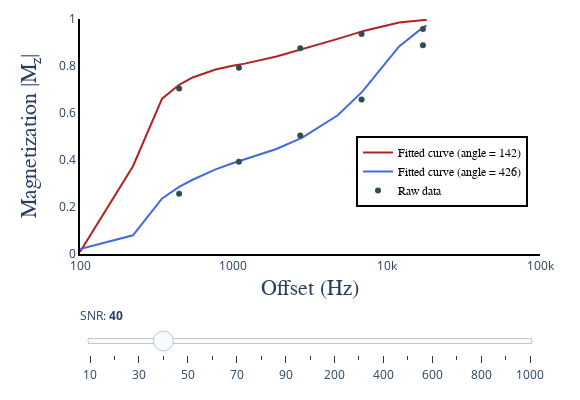

Notebook code for this chart:
### Code cell
# PYTHON CODE

init_notebook_mode(connected=True)

dataSim1 = [dict(
        visible = False,
        x = dataSim_SNR[:,0,0],
        y = dataSim_SNR[:,1,ii],
        line = dict(color = "firebrick"),
        name = 'Fitted curve (angle = 142)',
        hovertemplate = 'Fitted curve (angle = 142)<br>M<sub>z</sub> = %{y}<br>Offset = %{x} Hz<extra></extra>') for ii in range(len(SNR))]

dataSim1[3]['visible'] = True

dataSim2 = [dict(
        visible = False,
        x = dataSim_SNR[:,0,0],
        y = dataSim_SNR[:,2,ii],
        line = dict(color = "royalblue"),
        name = 'Fitted curve (angle = 426)',
        hovertemplate = 'Fitted curve (angle = 426)<br>M<sub>z</sub> = %{y}<br>Offset = %{x} Hz<extra></extra>') for ii in range(len(SNR))]

dataSim2[3]['visible'] = True

dataRaw = [dict(
        visible = False,
        mode = 'markers',
        marker = dict(color = "darkslategray"),
        x = dataRaw_SNR[:,0,0],
        y = dataRaw_SNR[:,1,ii],
        name = 'Raw data',
        hovertemplate = 'Raw data<br>M<sub>z</sub> = %{y}<br>Offset = %{x} Hz<extra></extra>') for ii in range(len(SNR))]

dataRaw[3]['visible'] = True

data = dataSim1 + dataSim2 + dataRaw

steps = []
for i in range(len(SNR)):
    step = dict(
        method = 'restyle',  
        args = ['visible', [False] * len(dataSim1)],
        label = str(SNR[i])
    )
    step['args'][1][i] = True # Toggle i'th trace to "visible"
    steps.append(step)

sliders = [dict(
    x = 0,
    y = -0.0,
    active = 3,
    currentvalue = {"prefix": "SNR: <b>"},
    pad = {"t": 50, "b": 10},
    steps = steps
)]

layout = go.Layout(
    plot_bgcolor='rgba(0,0,0,0)',
    width=580,
    height=400,
    margin=go.layout.Margin(
        l=80,
        r=40,
        b=60,
        t=10,
    ),
    annotations=[
        dict(
            x=0.5004254919715793,
            y=-0.2,
            showarrow=False,
            text='Offset (Hz)',
            font=dict(
                family='Times New Roman',
                size=22
            ),
            xref='paper',
            yref='paper'
        ),
        dict(
            x=-0.14,
            y=0.5,
            showarrow=False,
            text='Magnetization |M<sub>z</sub>|',
            font=dict(
                family='Times New Roman',
                size=22
            ),
            textangle=-90,
            xref='paper',
            yref='paper'
        ),
    ],
    xaxis=dict(
        autorange=False,
        type="log",
        range=[2, 5],
        dtick=1,
        showgrid=False,
        linecolor='black',
        linewidth=2
    ),
    yaxis=dict(
        autorange=False,
        range=[0, 1],
        showgrid=False,
        linecolor='black',
        linewidth=2
    ),
    legend=dict(
        x=0.6,
        y=0.2,
        traceorder='normal',
        font=dict(
            family='Times New Roman',
            size=12,
            color='#000'
        ),
        bordercolor='#000000',
        borderwidth=2
    ), 
    sliders=sliders
)

fig = dict(data=data, layout=layout)

iplot(fig, filename = 'basic-line', config = config)
hide_toggle()

### Figure 1 — Plotly figure (JSON) as saved in the notebook; plotly's stock layout.template omitted (floating-point values rounded to 4 significant figures)
{"data": [{"hovertemplate": "Fitted curve (angle = 142)<br>M<sub>z</sub> = %{y}<br>Offset = %{x} Hz<extra></extra>", "line": {"color": "firebrick"}, "name": "Fitted curve (angle = 142)", "type": "scatter", "visible": false, "x": [100, 221.5, 343, 443, 543, 765.5, 988, 1088, 1188, 1910, 2632, 2732, 2832, 4797, 6762, 6862, 6962, 12050.0, 17135, 17235, 17335, 18235], "y": [0.008814, 0.3734, 0.6611, 0.72, 0.7513, 0.7849, 0.8009, 0.8059, 0.8102, 0.8402, 0.8655, 0.8684, 0.8713, 0.9154, 0.9451, 0.9464, 0.9476, 0.9851, 0.9958, 0.9959, 0.996, 0.9968]}, {"hovertemplate": "Fitted curve (angle = 142)<br>M<sub>z</sub> = %{y}<br>Offset = %{x} Hz<extra></extra>", "line": {"color": "firebrick"}, "name": "Fitted curve (angle = 142)", "type": "scatter", "visible": false, "x": [100, 221.5, 343, 443, 543, 765.5, 988, 1088, 1188, 1910, 2632, 2732, 2832, 4797, 6762, 6862, 6962, 12050.0, 17135, 17235, 17335, 18235], "y": [0.008814, 0.3734, 0.6611, 0.72, 0.7513, 0.7849, 0.8009, 0.8059, 0.8102, 0.8402, 0.8655, 0.8684, 0.8713, 0.9154, 0.9451, 0.9464, 0.9476, 0.9851, 0.9958, 0.9959, 0.996, 0.9968]}, {"hovertemplate": "Fitted curve (angle = 142)<br>M<sub>z</sub> = %{y}<br>Offset = %{x} Hz<extra></extra>", "line": {"color": "firebrick"}, "name": "Fitted curve (angle = 142)", "type": "scatter", "visible": false, "x": [100, 221.5, 343, 443, 543, 765.5, 988, 1088, 1188, 1910, 2632, 2732, 2832, 4797, 6762, 6862, 6962, 12050.0, 17135, 17235, 17335, 18235], "y": [0.008814, 0.3734, 0.6611, 0.72, 0.7513, 0.7849, 0.8009, 0.8059, 0.8102, 0.8402, 0.8655, 0.8684, 0.8713, 0.9154, 0.9451, 0.9464, 0.9476, 0.9851, 0.9958, 0.9959, 0.996, 0.9968]}, {"hovertemplate": "Fitted curve (angle = 142)<br>M<sub>z</sub> = %{y}<br>Offset = %{x} Hz<extra></extra>", "line": {"color": "firebrick"}, "name": "Fitted curve (angle = 142)", "type": "scatter", "visible": true, "x": [100, 221.5, 343, 443, 543, 765.5, 988, 1088, 1188, 1910, 2632, 2732, 2832, 4797, 6762, 6862, 6962, 12050.0, 17135, 17235, 17335, 18235], "y": [0.008814, 0.3734, 0.6611, 0.72, 0.7513, 0.7849, 0.8009, 0.8059, 0.8102, 0.8402, 0.8655, 0.8684, 0.8713, 0.9154, 0.9451, 0.9464, 0.9476, 0.9851, 0.9958, 0.9959, 0.996, 0.9968]}, {"hovertemplate": "Fitted curve (angle = 142)<br>M<sub>z</sub> = %{y}<br>Offset = %{x} Hz<extra></extra>", "line": {"color": "firebrick"}, "name": "Fitted curve (angle = 142)", "type": "scatter", "visible": false, "x": [100, 221.5, 343, 443, 543, 765.5, 988, 1088, 1188, 1910, 2632, 2732, 2832, 4797, 6762, 6862, 6962, 12050.0, 17135, 17235, 17335, 18235], "y": [0.008814, 0.3734, 0.6611, 0.72, 0.7513, 0.7849, 0.8009, 0.8059, 0.8102, 0.8402, 0.8655, 0.8684, 0.8713, 0.9154, 0.9451, 0.9464, 0.9476, 0.9851, 0.9958, 0.9959, 0.996, 0.9968]}, {"hovertemplate": "Fitted curve (angle = 142)<br>M<sub>z</sub> = %{y}<br>Offset = %{x} Hz<extra></extra>", "line": {"color": "firebrick"}, "name": "Fitted curve (angle = 142)", "type": "scatter", "visible": false, "x": [100, 221.5, 343, 443, 543, 765.5, 988, 1088, 1188, 1910, 2632, 2732, 2832, 4797, 6762, 6862, 6962, 12050.0, 17135, 17235, 17335, 18235], "y": [0.008814, 0.3734, 0.6611, 0.72, 0.7513, 0.7849, 0.8009, 0.8059, 0.8102, 0.8402, 0.8655, 0.8684, 0.8713, 0.9154, 0.9451, 0.9464, 0.9476, 0.9851, 0.9958, 0.9959, 0.996, 0.9968]}, {"hovertemplate": "Fitted curve (angle = 142)<br>M<sub>z</sub> = %{y}<br>Offset = %{x} Hz<extra></extra>", "line": {"color": "firebrick"}, "name": "Fitted curve (angle = 142)", "type": "scatter", "visible": false, "x": [100, 221.5, 343, 443, 543, 765.5, 988, 1088, 1188, 1910, 2632, 2732, 2832, 4797, 6762, 6862, 6962, 12050.0, 17135, 17235, 17335, 18235], "y": [0.008814, 0.3734, 0.6611, 0.72, 0.7513, 0.7849, 0.8009, 0.8059, 0.8102, 0.8402, 0.8655, 0.8684, 0.8713, 0.9154, 0.9451, 0.9464, 0.9476, 0.9851, 0.9958, 0.9959, 0.996, 0.9968]}, {"hovertemplate": "Fitted curve (angle = 142)<br>M<sub>z</sub> = %{y}<br>Offset = %{x} Hz<extra></extra>", "line": {"color": "firebrick"}, "name": "Fitted curve (angle = 142)", "type": "scatter", "visible": false, "x": [100, 221.5, 343, 443, 543, 765.5, 988, 1088, 1188, 1910, 2632, 2732, 2832, 4797, 6762, 6862, 6962, 12050.0, 17135, 17235, 17335, 18235], "y": [0.008814, 0.3734, 0.6611, 0.72, 0.7513, 0.7849, 0.8009, 0.8059, 0.8102, 0.8402, 0.8655, 0.8684, 0.8713, 0.9154, 0.9451, 0.9464, 0.9476, 0.9851, 0.9958, 0.9959, 0.996, 0.9968]}, {"hovertemplate": "Fitted curve (angle = 142)<br>M<sub>z</sub> = %{y}<br>Offset = %{x} Hz<extra></extra>", "line": {"color": "firebrick"}, "name": "Fitted curve (angle = 142)", "type": "scatter", "visible": false, "x": [100, 221.5, 343, 443, 543, 765.5, 988, 1088, 1188, 1910, 2632, 2732, 2832, 4797, 6762, 6862, 6962, 12050.0, 17135, 17235, 17335, 18235], "y": [0.008814, 0.3734, 0.6611, 0.72, 0.7513, 0.7849, 0.8009, 0.8059, 0.8102, 0.8402, 0.8655, 0.8684, 0.8713, 0.9154, 0.9451, 0.9464, 0.9476, 0.9851, 0.9958, 0.9959, 0.996, 0.9968]}, {"hovertemplate": "Fitted curve (angle = 142)<br>M<sub>z</sub> = %{y}<br>Offset = %{x} Hz<extra></extra>", "line": {"color": "firebrick"}, "name": "Fitted curve (angle = 142)", "type": "scatter", "visible": false, "x": [100, 221.5, 343, 443, 543, 765.5, 988, 1088, 1188, 1910, 2632, 2732, 2832, 4797, 6762, 6862, 6962, 12050.0, 17135, 17235, 17335, 18235], "y": [0.008814, 0.3734, 0.6611, 0.72, 0.7513, 0.7849, 0.8009, 0.8059, 0.8102, 0.8402, 0.8655, 0.8684, 0.8713, 0.9154, 0.9451, 0.9464, 0.9476, 0.9851, 0.9958, 0.9959, 0.996, 0.9968]}, {"hovertemplate": "Fitted curve (angle = 142)<br>M<sub>z</sub> = %{y}<br>Offset = %{x} Hz<extra></extra>", "line": {"color": "firebrick"}, "name": "Fitted curve (angle = 142)", "type": "scatter", "visible": false, "x": [100, 221.5, 343, 443, 543, 765.5, 988, 1088, 1188, 1910, 2632, 2732, 2832, 4797, 6762, 6862, 6962, 12050.0, 17135, 17235, 17335, 18235], "y": [0.008814, 0.3734, 0.6611, 0.72, 0.7513, 0.7849, 0.8009, 0.8059, 0.8102, 0.8402, 0.8655, 0.8684, 0.8713, 0.9154, 0.9451, 0.9464, 0.9476, 0.9851, 0.9958, 0.9959, 0.996, 0.9968]}, {"hovertemplate": "Fitted curve (angle = 142)<br>M<sub>z</sub> = %{y}<br>Offset = %{x} Hz<extra></extra>", "line": {"color": "firebrick"}, "name": "Fitted curve (angle = 142)", "type": "scatter", "visible": false, "x": [100, 221.5, 343, 443, 543, 765.5, 988, 1088, 1188, 1910, 2632, 2732, 2832, 4797, 6762, 6862, 6962, 12050.0, 17135, 17235, 17335, 18235], "y": [0.008814, 0.3734, 0.6611, 0.72, 0.7513, 0.7849, 0.8009, 0.8059, 0.8102, 0.8402, 0.8655, 0.8684, 0.8713, 0.9154, 0.9451, 0.9464, 0.9476, 0.9851, 0.9958, 0.9959, 0.996, 0.9968]}, {"hovertemplate": "Fitted curve (angle = 142)<br>M<sub>z</sub> = %{y}<br>Offset = %{x} Hz<extra></extra>", "line": {"color": "firebrick"}, "name": "Fitted curve (angle = 142)", "type": "scatter", "visible": false, "x": [100, 221.5, 343, 443, 543, 765.5, 988, 1088, 1188, 1910, 2632, 2732, 2832, 4797, 6762, 6862, 6962, 12050.0, 17135, 17235, 17335, 18235], "y": [0.008814, 0.3734, 0.6611, 0.72, 0.7513, 0.7849, 0.8009, 0.8059, 0.8102, 0.8402, 0.8655, 0.8684, 0.8713, 0.9154, 0.9451, 0.9464, 0.9476, 0.9851, 0.9958, 0.9959, 0.996, 0.9968]}, {"hovertemplate": "Fitted curve (angle = 142)<br>M<sub>z</sub> = %{y}<br>Offset = %{x} Hz<extra></extra>", "line": {"color": "firebrick"}, "name": "Fitted curve (angle = 142)", "type": "scatter", "visible": false, "x": [100, 221.5, 343, 443, 543, 765.5, 988, 1088, 1188, 1910, 2632, 2732, 2832, 4797, 6762, 6862, 6962, 12050.0, 17135, 17235, 17335, 18235], "y": [0.008814, 0.3734, 0.6611, 0.72, 0.7513, 0.7849, 0.8009, 0.8059, 0.8102, 0.8402, 0.8655, 0.8684, 0.8713, 0.9154, 0.9451, 0.9464, 0.9476, 0.9851, 0.9958, 0.9959, 0.996, 0.9968]}, {"hovertemplate": "Fitted curve (angle = 142)<br>M<sub>z</sub> = %{y}<br>Offset = %{x} Hz<extra></extra>", "line": {"color": "firebrick"}, "name": "Fitted curve (angle = 142)", "type": "scatter", "visible": false, "x": [100, 221.5, 343, 443, 543, 765.5, 988, 1088, 1188, 1910, 2632, 2732, 2832, 4797, 6762, 6862, 6962, 12050.0, 17135, 17235, 17335, 18235], "y": [0.008814, 0.3734, 0.6611, 0.72, 0.7513, 0.7849, 0.8009, 0.8059, 0.8102, 0.8402, 0.8655, 0.8684, 0.8713, 0.9154, 0.9451, 0.9464, 0.9476, 0.9851, 0.9958, 0.9959, 0.996, 0.9968]}, {"hovertemplate": "Fitted curve (angle = 142)<br>M<sub>z</sub> = %{y}<br>Offset = %{x} Hz<extra></extra>", "line": {"color": "firebrick"}, "name": "Fitted curve (angle = 142)", "type": "scatter", "visible": false, "x": [100, 221.5, 343, 443, 543, 765.5, 988, 1088, 1188, 1910, 2632, 2732, 2832, 4797, 6762, 6862, 6962, 12050.0, 17135, 17235, 17335, 18235], "y": [0.008814, 0.3734, 0.6611, 0.72, 0.7513, 0.7849, 0.8009, 0.8059, 0.8102, 0.8402, 0.8655, 0.8684, 0.8713, 0.9154, 0.9451, 0.9464, 0.9476, 0.9851, 0.9958, 0.9959, 0.996, 0.9968]}, {"hovertemplate": "Fitted curve (angle = 142)<br>M<sub>z</sub> = %{y}<br>Offset = %{x} Hz<extra></extra>", "line": {"color": "firebrick"}, "name": "Fitted curve (angle = 142)", "type": "scatter", "visible": false, "x": [100, 221.5, 343, 443, 543, 765.5, 988, 1088, 1188, 1910, 2632, 2732, 2832, 4797, 6762, 6862, 6962, 12050.0, 17135, 17235, 17335, 18235], "y": [0.008814, 0.3734, 0.6611, 0.72, 0.7513, 0.7849, 0.8009, 0.8059, 0.8102, 0.8402, 0.8655, 0.8684, 0.8713, 0.9154, 0.9451, 0.9464, 0.9476, 0.9851, 0.9958, 0.9959, 0.996, 0.9968]}, {"hovertemplate": "Fitted curve (angle = 142)<br>M<sub>z</sub> = %{y}<br>Offset = %{x} Hz<extra></extra>", "line": {"color": "firebrick"}, "name": "Fitted curve (angle = 142)", "type": "scatter", "visible": false, "x": [100, 221.5, 343, 443, 543, 765.5, 988, 1088, 1188, 1910, 2632, 2732, 2832, 4797, 6762, 6862, 6962, 12050.0, 17135, 17235, 17335, 18235], "y": [0.008814, 0.3734, 0.6611, 0.72, 0.7513, 0.7849, 0.8009, 0.8059, 0.8102, 0.8402, 0.8655, 0.8684, 0.8713, 0.9154, 0.9451, 0.9464, 0.9476, 0.9851, 0.9958, 0.9959, 0.996, 0.9968]}, {"hovertemplate": "Fitted curve (angle = 142)<br>M<sub>z</sub> = %{y}<br>Offset = %{x} Hz<extra></extra>", "line": {"color": "firebrick"}, "name": "Fitted curve (angle = 142)", "type": "scatter", "visible": false, "x": [100, 221.5, 343, 443, 543, 765.5, 988, 1088, 1188, 1910, 2632, 2732, 2832, 4797, 6762, 6862, 6962, 12050.0, 17135, 17235, 17335, 18235], "y": [0.008814, 0.3734, 0.6611, 0.72, 0.7513, 0.7849, 0.8009, 0.8059, 0.8102, 0.8402, 0.8655, 0.8684, 0.8713, 0.9154, 0.9451, 0.9464, 0.9476, 0.9851, 0.9958, 0.9959, 0.996, 0.9968]}, {"hovertemplate": "Fitted curve (angle = 426)<br>M<sub>z</sub> = %{y}<br>Offset = %{x} Hz<extra></extra>", "line": {"color": "royalblue"}, "name": "Fitted curve (angle = 426)", "type": "scatter", "visible": false, "x": [100, 221.5, 343, 443, 543, 765.5, 988, 1088, 1188, 1910, 2632, 2732, 2832, 4797, 6762, 6862, 6962, 12050.0, 17135, 17235, 17335, 18235], "y": [0.02073, 0.07952, 0.2364, 0.2857, 0.316, 0.3602, 0.3862, 0.3947, 0.4019, 0.4468, 0.4863, 0.4914, 0.4964, 0.5905, 0.6828, 0.6875, 0.6921, 0.8832, 0.9638, 0.9647, 0.9655, 0.9718]}, {"hovertemplate": "Fitted curve (angle = 426)<br>M<sub>z</sub> = %{y}<br>Offset = %{x} Hz<extra></extra>", "line": {"color": "royalblue"}, "name": "Fitted curve (angle = 426)", "type": "scatter", "visible": false, "x": [100, 221.5, 343, 443, 543, 765.5, 988, 1088, 1188, 1910, 2632, 2732, 2832, 4797, 6762, 6862, 6962, 12050.0, 17135, 17235, 17335, 18235], "y": [0.02073, 0.07952, 0.2364, 0.2857, 0.316, 0.3602, 0.3862, 0.3947, 0.4019, 0.4468, 0.4863, 0.4914, 0.4964, 0.5905, 0.6828, 0.6875, 0.6921, 0.8832, 0.9638, 0.9647, 0.9655, 0.9718]}, {"hovertemplate": "Fitted curve (angle = 426)<br>M<sub>z</sub> = %{y}<br>Offset = %{x} Hz<extra></extra>", "line": {"color": "royalblue"}, "name": "Fitted curve (angle = 426)", "type": "scatter", "visible": false, "x": [100, 221.5, 343, 443, 543, 765.5, 988, 1088, 1188, 1910, 2632, 2732, 2832, 4797, 6762, 6862, 6962, 12050.0, 17135, 17235, 17335, 18235], "y": [0.02073, 0.07952, 0.2364, 0.2857, 0.316, 0.3602, 0.3862, 0.3947, 0.4019, 0.4468, 0.4863, 0.4914, 0.4964, 0.5905, 0.6828, 0.6875, 0.6921, 0.8832, 0.9638, 0.9647, 0.9655, 0.9718]}, {"hovertemplate": "Fitted curve (angle = 426)<br>M<sub>z</sub> = %{y}<br>Offset = %{x} Hz<extra></extra>", "line": {"color": "royalblue"}, "name": "Fitted curve (angle = 426)", "type": "scatter", "visible": true, "x": [100, 221.5, 343, 443, 543, 765.5, 988, 1088, 1188, 1910, 2632, 2732, 2832, 4797, 6762, 6862, 6962, 12050.0, 17135, 17235, 17335, 18235], "y": [0.02073, 0.07952, 0.2364, 0.2857, 0.316, 0.3602, 0.3862, 0.3947, 0.4019, 0.4468, 0.4863, 0.4914, 0.4964, 0.5905, 0.6828, 0.6875, 0.6921, 0.8832, 0.9638, 0.9647, 0.9655, 0.9718]}, {"hovertemplate": "Fitted curve (angle = 426)<br>M<sub>z</sub> = %{y}<br>Offset = %{x} Hz<extra></extra>", "line": {"color": "royalblue"}, "name": "Fitted curve (angle = 426)", "type": "scatter", "visible": false, "x": [100, 221.5, 343, 443, 543, 765.5, 988, 1088, 1188, 1910, 2632, 2732, 2832, 4797, 6762, 6862, 6962, 12050.0, 17135, 17235, 17335, 18235], "y": [0.02073, 0.07952, 0.2364, 0.2857, 0.316, 0.3602, 0.3862, 0.3947, 0.4019, 0.4468, 0.4863, 0.4914, 0.4964, 0.5905, 0.6828, 0.6875, 0.6921, 0.8832, 0.9638, 0.9647, 0.9655, 0.9718]}, {"hovertemplate": "Fitted curve (angle = 426)<br>M<sub>z</sub> = %{y}<br>Offset = %{x} Hz<extra></extra>", "line": {"color": "royalblue"}, "name": "Fitted curve (angle = 426)", "type": "scatter", "visible": false, "x": [100, 221.5, 343, 443, 543, 765.5, 988, 1088, 1188, 1910, 2632, 2732, 2832, 4797, 6762, 6862, 6962, 12050.0, 17135, 17235, 17335, 18235], "y": [0.02073, 0.07952, 0.2364, 0.2857, 0.316, 0.3602, 0.3862, 0.3947, 0.4019, 0.4468, 0.4863, 0.4914, 0.4964, 0.5905, 0.6828, 0.6875, 0.6921, 0.8832, 0.9638, 0.9647, 0.9655, 0.9718]}, {"hovertemplate": "Fitted curve (angle = 426)<br>M<sub>z</sub> = %{y}<br>Offset = %{x} Hz<extra></extra>", "line": {"color": "royalblue"}, "name": "Fitted curve (angle = 426)", "type": "scatter", "visible": false, "x": [100, 221.5, 343, 443, 543, 765.5, 988, 1088, 1188, 1910, 2632, 2732, 2832, 4797, 6762, 6862, 6962, 12050.0, 17135, 17235, 17335, 18235], "y": [0.02073, 0.07952, 0.2364, 0.2857, 0.316, 0.3602, 0.3862, 0.3947, 0.4019, 0.4468, 0.4863, 0.4914, 0.4964, 0.5905, 0.6828, 0.6875, 0.6921, 0.8832, 0.9638, 0.9647, 0.9655, 0.9718]}, {"hovertemplate": "Fitted curve (angle = 426)<br>M<sub>z</sub> = %{y}<br>Offset = %{x} Hz<extra></extra>", "line": {"color": "royalblue"}, "name": "Fitted curve (angle = 426)", "type": "scatter", "visible": false, "x": [100, 221.5, 343, 443, 543, 765.5, 988, 1088, 1188, 1910, 2632, 2732, 2832, 4797, 6762, 6862, 6962, 12050.0, 17135, 17235, 17335, 18235], "y": [0.02073, 0.07952, 0.2364, 0.2857, 0.316, 0.3602, 0.3862, 0.3947, 0.4019, 0.4468, 0.4863, 0.4914, 0.4964, 0.5905, 0.6828, 0.6875, 0.6921, 0.8832, 0.9638, 0.9647, 0.9655, 0.9718]}, {"hovertemplate": "Fitted curve (angle = 426)<br>M<sub>z</sub> = %{y}<br>Offset = %{x} Hz<extra></extra>", "line": {"color": "royalblue"}, "name": "Fitted curve (angle = 426)", "type": "scatter", "visible": false, "x": [100, 221.5, 343, 443, 543, 765.5, 988, 1088, 1188, 1910, 2632, 2732, 2832, 4797, 6762, 6862, 6962, 12050.0, 17135, 17235, 17335, 18235], "y": [0.02073, 0.07952, 0.2364, 0.2857, 0.316, 0.3602, 0.3862, 0.3947, 0.4019, 0.4468, 0.4863, 0.4914, 0.4964, 0.5905, 0.6828, 0.6875, 0.6921, 0.8832, 0.9638, 0.9647, 0.9655, 0.9718]}, {"hovertemplate": "Fitted curve (angle = 426)<br>M<sub>z</sub> = %{y}<br>Offset = %{x} Hz<extra></extra>", "line": {"color": "royalblue"}, "name": "Fitted curve (angle = 426)", "type": "scatter", "visible": false, "x": [100, 221.5, 343, 443, 543, 765.5, 988, 1088, 1188, 1910, 2632, 2732, 2832, 4797, 6762, 6862, 6962, 12050.0, 17135, 17235, 17335, 18235], "y": [0.02073, 0.07952, 0.2364, 0.2857, 0.316, 0.3602, 0.3862, 0.3947, 0.4019, 0.4468, 0.4863, 0.4914, 0.4964, 0.5905, 0.6828, 0.6875, 0.6921, 0.8832, 0.9638, 0.9647, 0.9655, 0.9718]}, {"hovertemplate": "Fitted curve (angle = 426)<br>M<sub>z</sub> = %{y}<br>Offset = %{x} Hz<extra></extra>", "line": {"color": "royalblue"}, "name": "Fitted curve (angle = 426)", "type": "scatter", "visible": false, "x": [100, 221.5, 343, 443, 543, 765.5, 988, 1088, 1188, 1910, 2632, 2732, 2832, 4797, 6762, 6862, 6962, 12050.0, 17135, 17235, 17335, 18235], "y": [0.02073, 0.07952, 0.2364, 0.2857, 0.316, 0.3602, 0.3862, 0.3947, 0.4019, 0.4468, 0.4863, 0.4914, 0.4964, 0.5905, 0.6828, 0.6875, 0.6921, 0.8832, 0.9638, 0.9647, 0.9655, 0.9718]}, {"hovertemplate": "Fitted curve (angle = 426)<br>M<sub>z</sub> = %{y}<br>Offset = %{x} Hz<extra></extra>", "line": {"color": "royalblue"}, "name": "Fitted curve (angle = 426)", "type": "scatter", "visible": false, "x": [100, 221.5, 343, 443, 543, 765.5, 988, 1088, 1188, 1910, 2632, 2732, 2832, 4797, 6762, 6862, 6962, 12050.0, 17135, 17235, 17335, 18235], "y": [0.02073, 0.07952, 0.2364, 0.2857, 0.316, 0.3602, 0.3862, 0.3947, 0.4019, 0.4468, 0.4863, 0.4914, 0.4964, 0.5905, 0.6828, 0.6875, 0.6921, 0.8832, 0.9638, 0.9647, 0.9655, 0.9718]}, {"hovertemplate": "Fitted curve (angle = 426)<br>M<sub>z</sub> = %{y}<br>Offset = %{x} Hz<extra></extra>", "line": {"color": "royalblue"}, "name": "Fitted curve (angle = 426)", "type": "scatter", "visible": false, "x": [100, 221.5, 343, 443, 543, 765.5, 988, 1088, 1188, 1910, 2632, 2732, 2832, 4797, 6762, 6862, 6962, 12050.0, 17135, 17235, 17335, 18235], "y": [0.02073, 0.07952, 0.2364, 0.2857, 0.316, 0.3602, 0.3862, 0.3947, 0.4019, 0.4468, 0.4863, 0.4914, 0.4964, 0.5905, 0.6828, 0.6875, 0.6921, 0.8832, 0.9638, 0.9647, 0.9655, 0.9718]}, {"hovertemplate": "Fitted curve (angle = 426)<br>M<sub>z</sub> = %{y}<br>Offset = %{x} Hz<extra></extra>", "line": {"color": "royalblue"}, "name": "Fitted curve (angle = 426)", "type": "scatter", "visible": false, "x": [100, 221.5, 343, 443, 543, 765.5, 988, 1088, 1188, 1910, 2632, 2732, 2832, 4797, 6762, 6862, 6962, 12050.0, 17135, 17235, 17335, 18235], "y": [0.02073, 0.07952, 0.2364, 0.2857, 0.316, 0.3602, 0.3862, 0.3947, 0.4019, 0.4468, 0.4863, 0.4914, 0.4964, 0.5905, 0.6828, 0.6875, 0.6921, 0.8832, 0.9638, 0.9647, 0.9655, 0.9718]}, {"hovertemplate": "Fitted curve (angle = 426)<br>M<sub>z</sub> = %{y}<br>Offset = %{x} Hz<extra></extra>", "line": {"color": "royalblue"}, "name": "Fitted curve (angle = 426)", "type": "scatter", "visible": false, "x": [100, 221.5, 343, 443, 543, 765.5, 988, 1088, 1188, 1910, 2632, 2732, 2832, 4797, 6762, 6862, 6962, 12050.0, 17135, 17235, 17335, 18235], "y": [0.02073, 0.07952, 0.2364, 0.2857, 0.316, 0.3602, 0.3862, 0.3947, 0.4019, 0.4468, 0.4863, 0.4914, 0.4964, 0.5905, 0.6828, 0.6875, 0.6921, 0.8832, 0.9638, 0.9647, 0.9655, 0.9718]}, {"hovertemplate": "Fitted curve (angle = 426)<br>M<sub>z</sub> = %{y}<br>Offset = %{x} Hz<extra></extra>", "line": {"color": "royalblue"}, "name": "Fitted curve (angle = 426)", "type": "scatter", "visible": false, "x": [100, 221.5, 343, 443, 543, 765.5, 988, 1088, 1188, 1910, 2632, 2732, 2832, 4797, 6762, 6862, 6962, 12050.0, 17135, 17235, 17335, 18235], "y": [0.02073, 0.07952, 0.2364, 0.2857, 0.316, 0.3602, 0.3862, 0.3947, 0.4019, 0.4468, 0.4863, 0.4914, 0.4964, 0.5905, 0.6828, 0.6875, 0.6921, 0.8832, 0.9638, 0.9647, 0.9655, 0.9718]}, {"hovertemplate": "Fitted curve (angle = 426)<br>M<sub>z</sub> = %{y}<br>Offset = %{x} Hz<extra></extra>", "line": {"color": "royalblue"}, "name": "Fitted curve (angle = 426)", "type": "scatter", "visible": false, "x": [100, 221.5, 343, 443, 543, 765.5, 988, 1088, 1188, 1910, 2632, 2732, 2832, 4797, 6762, 6862, 6962, 12050.0, 17135, 17235, 17335, 18235], "y": [0.02073, 0.07952, 0.2364, 0.2857, 0.316, 0.3602, 0.3862, 0.3947, 0.4019, 0.4468, 0.4863, 0.4914, 0.4964, 0.5905, 0.6828, 0.6875, 0.6921, 0.8832, 0.9638, 0.9647, 0.9655, 0.9718]}, {"hovertemplate": "Fitted curve (angle = 426)<br>M<sub>z</sub> = %{y}<br>Offset = %{x} Hz<extra></extra>", "line": {"color": "royalblue"}, "name": "Fitted curve (angle = 426)", "type": "scatter", "visible": false, "x": [100, 221.5, 343, 443, 543, 765.5, 988, 1088, 1188, 1910, 2632, 2732, 2832, 4797, 6762, 6862, 6962, 12050.0, 17135, 17235, 17335, 18235], "y": [0.02073, 0.07952, 0.2364, 0.2857, 0.316, 0.3602, 0.3862, 0.3947, 0.4019, 0.4468, 0.4863, 0.4914, 0.4964, 0.5905, 0.6828, 0.6875, 0.6921, 0.8832, 0.9638, 0.9647, 0.9655, 0.9718]}, {"hovertemplate": "Fitted curve (angle = 426)<br>M<sub>z</sub> = %{y}<br>Offset = %{x} Hz<extra></extra>", "line": {"color": "royalblue"}, "name": "Fitted curve (angle = 426)", "type": "scatter", "visible": false, "x": [100, 221.5, 343, 443, 543, 765.5, 988, 1088, 1188, 1910, 2632, 2732, 2832, 4797, 6762, 6862, 6962, 12050.0, 17135, 17235, 17335, 18235], "y": [0.02073, 0.07952, 0.2364, 0.2857, 0.316, 0.3602, 0.3862, 0.3947, 0.4019, 0.4468, 0.4863, 0.4914, 0.4964, 0.5905, 0.6828, 0.6875, 0.6921, 0.8832, 0.9638, 0.9647, 0.9655, 0.9718]}, {"hovertemplate": "Raw data<br>M<sub>z</sub> = %{y}<br>Offset = %{x} Hz<extra></extra>", "marker": {"color": "darkslategray"}, "mode": "markers", "name": "Raw data", "type": "scatter", "visible": false, "x": [443, 443, 1088, 1088, 2732, 2732, 6862, 6862, 17235, 17235], "y": [0.7431, 0.1658, 0.7985, 0.3223, 0.7574, 0.3194, 0.9789, 0.6514, 1.013, 1.071]}, {"hovertemplate": "Raw data<br>M<sub>z</sub> = %{y}<br>Offset = %{x} Hz<extra></extra>", "marker": {"color": "darkslategray"}, "mode": "markers", "name": "Raw data", "type": "scatter", "visible": false, "x": [443, 443, 1088, 1088, 2732, 2732, 6862, 6862, 17235, 17235], "y": [0.6939, 0.2811, 0.7847, 0.345, 0.8719, 0.453, 0.8222, 0.6869, 0.8613, 0.8231]}, {"hovertemplate": "Raw data<br>M<sub>z</sub> = %{y}<br>Offset = %{x} Hz<extra></extra>", "marker": {"color": "darkslategray"}, "mode": "markers", "name": "Raw data", "type": "scatter", "visible": false, "x": [443, 443, 1088, 1088, 2732, 2732, 6862, 6862, 17235, 17235], "y": [0.7071, 0.3064, 0.8346, 0.4336, 0.9133, 0.4745, 0.9298, 0.698, 0.9871, 1.026]}, {"hovertemplate": "Raw data<br>M<sub>z</sub> = %{y}<br>Offset = %{x} Hz<extra></extra>", "marker": {"color": "darkslategray"}, "mode": "markers", "name": "Raw data", "type": "scatter", "visible": true, "x": [443, 443, 1088, 1088, 2732, 2732, 6862, 6862, 17235, 17235], "y": [0.7042, 0.2566, 0.7929, 0.3921, 0.8756, 0.5044, 0.9357, 0.6571, 0.957, 0.8878]}, {"hovertemplate": "Raw data<br>M<sub>z</sub> = %{y}<br>Offset = %{x} Hz<extra></extra>", "marker": {"color": "darkslategray"}, "mode": "markers", "name": "Raw data", "type": "scatter", "visible": false, "x": [443, 443, 1088, 1088, 2732, 2732, 6862, 6862, 17235, 17235], "y": [0.7255, 0.3012, 0.821, 0.3637, 0.8757, 0.4728, 0.9355, 0.7008, 0.9991, 0.9579]}, {"hovertemplate": "Raw data<br>M<sub>z</sub> = %{y}<br>Offset = %{x} Hz<extra></extra>", "marker": {"color": "darkslategray"}, "mode": "markers", "name": "Raw data", "type": "scatter", "visible": false, "x": [443, 443, 1088, 1088, 2732, 2732, 6862, 6862, 17235, 17235], "y": [0.7149, 0.2901, 0.8013, 0.3884, 0.8753, 0.494, 0.9498, 0.7156, 1.018, 1.009]}, {"hovertemplate": "Raw data<br>M<sub>z</sub> = %{y}<br>Offset = %{x} Hz<extra></extra>", "marker": {"color": "darkslategray"}, "mode": "markers", "name": "Raw data", "type": "scatter", "visible": false, "x": [443, 443, 1088, 1088, 2732, 2732, 6862, 6862, 17235, 17235], "y": [0.6984, 0.2795, 0.8016, 0.4048, 0.85, 0.4808, 0.9808, 0.6729, 1.015, 0.97]}, {"hovertemplate": "Raw data<br>M<sub>z</sub> = %{y}<br>Offset = %{x} Hz<extra></extra>", "marker": {"color": "darkslategray"}, "mode": "markers", "name": "Raw data", "type": "scatter", "visible": false, "x": [443, 443, 1088, 1088, 2732, 2732, 6862, 6862, 17235, 17235], "y": [0.7324, 0.2987, 0.7984, 0.3916, 0.8748, 0.4913, 0.9576, 0.6763, 0.9981, 0.9647]}, {"hovertemplate": "Raw data<br>M<sub>z</sub> = %{y}<br>Offset = %{x} Hz<extra></extra>", "marker": {"color": "darkslategray"}, "mode": "markers", "name": "Raw data", "type": "scatter", "visible": false, "x": [443, 443, 1088, 1088, 2732, 2732, 6862, 6862, 17235, 17235], "y": [0.7158, 0.3024, 0.7934, 0.3871, 0.8639, 0.4879, 0.9583, 0.7071, 0.9809, 0.9535]}, {"hovertemplate": "Raw data<br>M<sub>z</sub> = %{y}<br>Offset = %{x} Hz<extra></extra>", "marker": {"color": "darkslategray"}, "mode": "markers", "name": "Raw data", "type": "scatter", "visible": false, "x": [443, 443, 1088, 1088, 2732, 2732, 6862, 6862, 17235, 17235], "y": [0.7053, 0.285, 0.8014, 0.3833, 0.8512, 0.5057, 0.9239, 0.6837, 0.9851, 0.9621]}, {"hovertemplate": "Raw data<br>M<sub>z</sub> = %{y}<br>Offset = %{x} Hz<extra></extra>", "marker": {"color": "darkslategray"}, "mode": "markers", "name": "Raw data", "type": "scatter", "visible": false, "x": [443, 443, 1088, 1088, 2732, 2732, 6862, 6862, 17235, 17235], "y": [0.7057, 0.2853, 0.7989, 0.3883, 0.8629, 0.4834, 0.931, 0.6724, 0.9849, 0.9527]}, {"hovertemplate": "Raw data<br>M<sub>z</sub> = %{y}<br>Offset = %{x} Hz<extra></extra>", "marker": {"color": "darkslategray"}, "mode": "markers", "name": "Raw data", "type": "scatter", "visible": false, "x": [443, 443, 1088, 1088, 2732, 2732, 6862, 6862, 17235, 17235], "y": [0.7101, 0.2839, 0.8003, 0.3935, 0.862, 0.4903, 0.9444, 0.6854, 0.9914, 0.9563]}, {"hovertemplate": "Raw data<br>M<sub>z</sub> = %{y}<br>Offset = %{x} Hz<extra></extra>", "marker": {"color": "darkslategray"}, "mode": "markers", "name": "Raw data", "type": "scatter", "visible": false, "x": [443, 443, 1088, 1088, 2732, 2732, 6862, 6862, 17235, 17235], "y": [0.725, 0.2896, 0.8073, 0.3941, 0.8665, 0.4942, 0.9485, 0.686, 0.9972, 0.9622]}, {"hovertemplate": "Raw data<br>M<sub>z</sub> = %{y}<br>Offset = %{x} Hz<extra></extra>", "marker": {"color": "darkslategray"}, "mode": "markers", "name": "Raw data", "type": "scatter", "visible": false, "x": [443, 443, 1088, 1088, 2732, 2732, 6862, 6862, 17235, 17235], "y": [0.7159, 0.2836, 0.8052, 0.3915, 0.8668, 0.4909, 0.9442, 0.6868, 0.991, 0.9641]}, {"hovertemplate": "Raw data<br>M<sub>z</sub> = %{y}<br>Offset = %{x} Hz<extra></extra>", "marker": {"color": "darkslategray"}, "mode": "markers", "name": "Raw data", "type": "scatter", "visible": false, "x": [443, 443, 1088, 1088, 2732, 2732, 6862, 6862, 17235, 17235], "y": [0.718, 0.2891, 0.8049, 0.3956, 0.8666, 0.4889, 0.9462, 0.6883, 0.9976, 0.9625]}, {"hovertemplate": "Raw data<br>M<sub>z</sub> = %{y}<br>Offset = %{x} Hz<extra></extra>", "marker": {"color": "darkslategray"}, "mode": "markers", "name": "Raw data", "type": "scatter", "visible": false, "x": [443, 443, 1088, 1088, 2732, 2732, 6862, 6862, 17235, 17235], "y": [0.7213, 0.2857, 0.8065, 0.395, 0.8682, 0.493, 0.9495, 0.6918, 0.9978, 0.9646]}, {"hovertemplate": "Raw data<br>M<sub>z</sub> = %{y}<br>Offset = %{x} Hz<extra></extra>", "marker": {"color": "darkslategray"}, "mode": "markers", "name": "Raw data", "type": "scatter", "visible": false, "x": [443, 443, 1088, 1088, 2732, 2732, 6862, 6862, 17235, 17235], "y": [0.7223, 0.2858, 0.8057, 0.3969, 0.8653, 0.4908, 0.9494, 0.6869, 0.9952, 0.9632]}, {"hovertemplate": "Raw data<br>M<sub>z</sub> = %{y}<br>Offset = %{x} Hz<extra></extra>", "marker": {"color": "darkslategray"}, "mode": "markers", "name": "Raw data", "type": "scatter", "visible": false, "x": [443, 443, 1088, 1088, 2732, 2732, 6862, 6862, 17235, 17235], "y": [0.7209, 0.287, 0.8067, 0.3957, 0.8711, 0.4901, 0.9459, 0.6866, 0.9986, 0.9668]}, {"hovertemplate": "Raw data<br>M<sub>z</sub> = %{y}<br>Offset = %{x} Hz<extra></extra>", "marker": {"color": "darkslategray"}, "mode": "markers", "name": "Raw data", "type": "scatter", "visible": false, "x": [443, 443, 1088, 1088, 2732, 2732, 6862, 6862, 17235, 17235], "y": [0.7211, 0.2863, 0.807, 0.3951, 0.8682, 0.4924, 0.9463, 0.687, 0.9957, 0.9663]}], "layout": {"annotations": [{"font": {"family": "Times New Roman", "size": 22}, "showarrow": false, "text": "Offset (Hz)", "x": 0.5004, "xref": "paper", "y": -0.2, "yref": "paper"}, {"font": {"family": "Times New Roman", "size": 22}, "showarrow": false, "text": "Magnetization |M<sub>z</sub>|", "textangle": -90, "x": -0.14, "xref": "paper", "y": 0.5, "yref": "paper"}], "height": 400, "legend": {"bordercolor": "#000000", "borderwidth": 2, "font": {"color": "#000", "family": "Times New Roman", "size": 12}, "traceorder": "normal", "x": 0.6, "y": 0.2}, "margin": {"b": 60, "l": 80, "r": 40, "t": 10}, "plot_bgcolor": "rgba(0,0,0,0)", "sliders": [{"active": 3, "currentvalue": {"prefix": "SNR: <b>"}, "pad": {"b": 10, "t": 50}, "steps": [{"args": ["visible", [true, false, false, false, false, false, false, false, false, false, false, false, false, false, false, false, false, false, false]], "label": "10", "method": "restyle"}, {"args": ["visible", [false, true, false, false, false, false, false, false, false, false, false, false, false, false, false, false, false, false, false]], "label": "20", "method": "restyle"}, {"args": ["visible", [false, false, true, false, false, false, false, false, false, false, false, false, false, false, false, false, false, false, false]], "label": "30", "method": "restyle"}, {"args": ["visible", [false, false, false, true, false, false, false, false, false, false, false, false, false, false, false, false, false, false, false]], "label": "40", "method": "restyle"}, {"args": ["visible", [false, false, false, false, true, false, false, false, false, false, false, false, false, false, false, false, false, false, false]], "label": "50", "method": "restyle"}, {"args": ["visible", [false, false, false, false, false, true, false, false, false, false, false, false, false, false, false, false, false, false, false]], "label": "60", "method": "restyle"}, {"args": ["visible", [false, false, false, false, false, false, true, false, false, false, false, false, false, false, false, false, false, false, false]], "label": "70", "method": "restyle"}, {"args": ["visible", [false, false, false, false, false, false, false, true, false, false, false, false, false, false, false, false, false, false, false]], "label": "80", "method": "restyle"}, {"args": ["visible", [false, false, false, false, false, false, false, false, true, false, false, false, false, false, false, false, false, false, false]], "label": "90", "method": "restyle"}, {"args": ["visible", [false, false, false, false, false, false, false, false, false, true, false, false, false, false, false, false, false, false, false]], "label": "100", "method": "restyle"}, {"args": ["visible", [false, false, false, false, false, false, false, false, false, false, true, false, false, false, false, false, false, false, false]], "label": "200", "method": "restyle"}, {"args": ["visible", [false, false, false, false, false, false, false, false, false, false, false, true, false, false, false, false, false, false, false]], "label": "300", "method": "restyle"}, {"args": ["visible", [false, false, false, false, false, false, false, false, false, false, false, false, true, false, false, false, false, false, false]], "label": "400", "method": "restyle"}, {"args": ["visible", [false, false, false, false, false, false, false, false, false, false, false, false, false, true, false, false, false, false, false]], "label": "500", "method": "restyle"}, {"args": ["visible", [false, false, false, false, false, false, false, false, false, false, false, false, false, false, true, false, false, false, false]], "label": "600", "method": "restyle"}, {"args": ["visible", [false, false, false, false, false, false, false, false, false, false, false, false, false, false, false, true, false, false, false]], "label": "700", "method": "restyle"}, {"args": ["visible", [false, false, false, false, false, false, false, false, false, false, false, false, false, false, false, false, true, false, false]], "label": "800", "method": "restyle"}, {"args": ["visible", [false, false, false, false, false, false, false, false, false, false, false, false, false, false, false, false, false, true, false]], "label": "900", "method": "restyle"}, {"args": ["visible", [false, false, false, false, false, false, false, false, false, false, false, false, false, false, false, false, false, false, true]], "label": "1000", "method": "restyle"}], "x": 0, "y": 0}], "width": 580, "xaxis": {"autorange": false, "dtick": 1, "linecolor": "black", "linewidth": 2, "range": [2, 5], "showgrid": false, "type": "log"}, "yaxis": {"autorange": false, "linecolor": "black", "linewidth": 2, "range": [0, 1], "showgrid": false}}}
